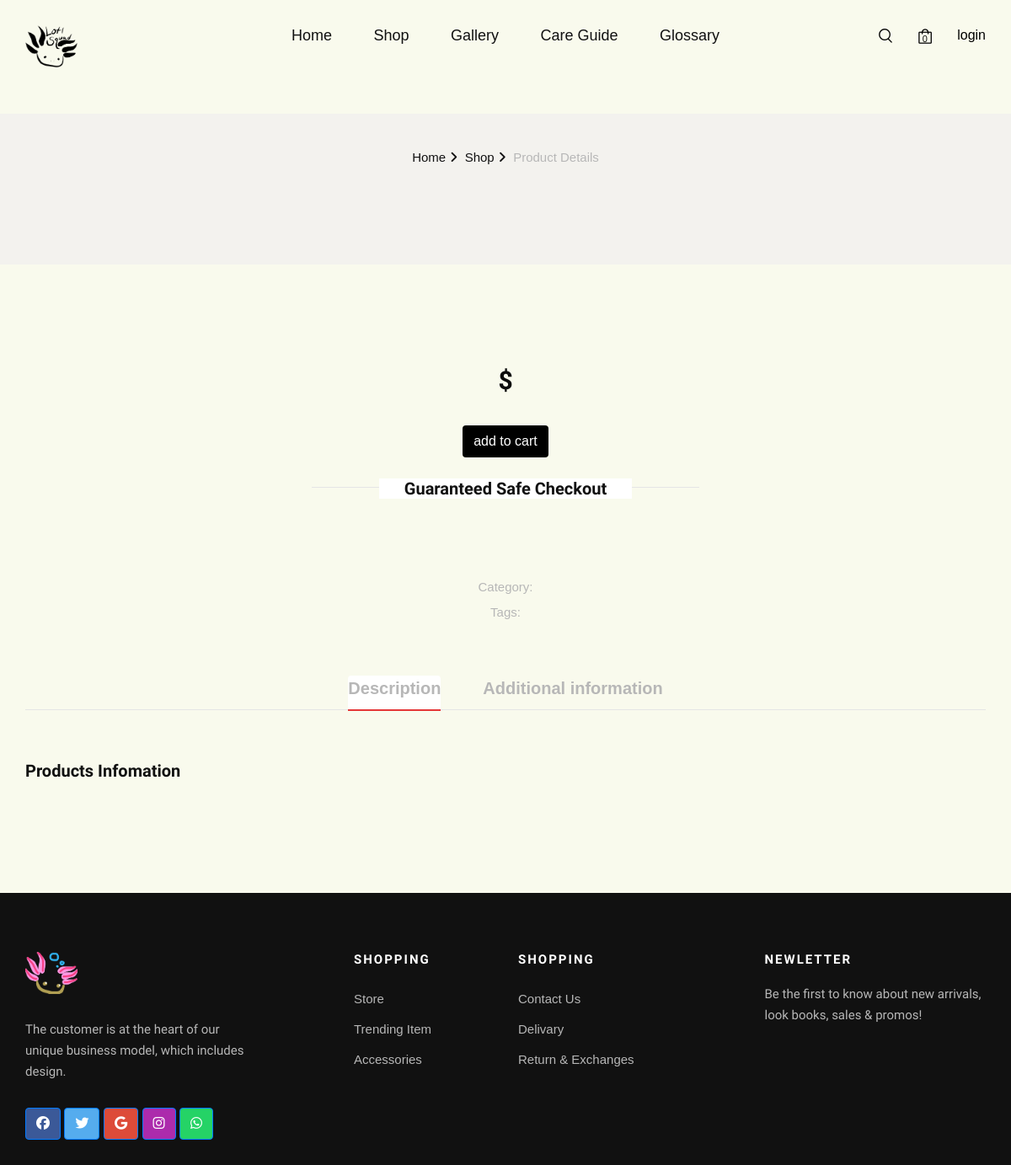
Before: /details/23 with the older database file.
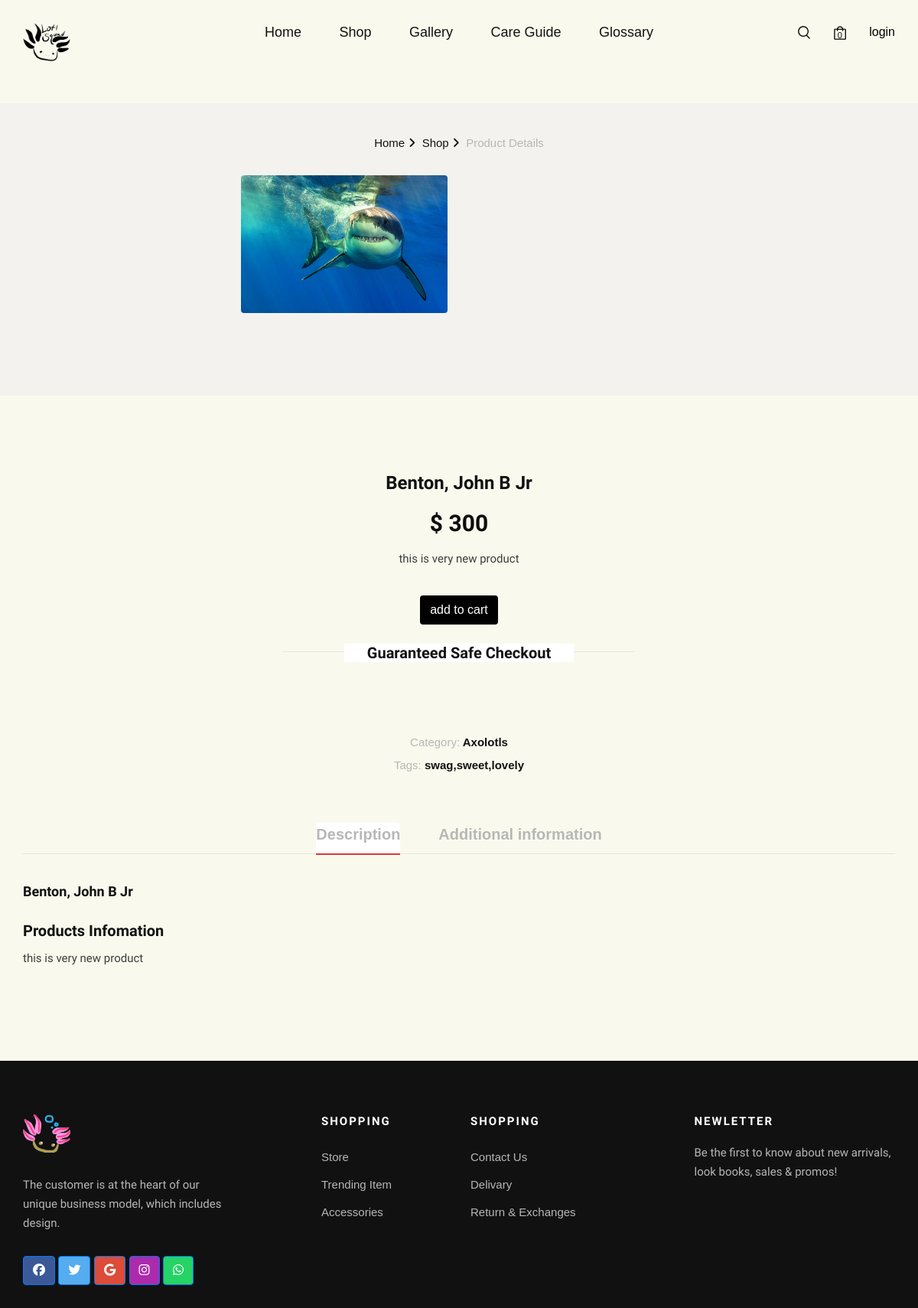
After: the same page with the newer database file.
### main.py (models this page shows)
class Products(db.Model):
    id = db.Column(db.Integer, primary_key=True)
    name = db.Column(db.String(255), nullable=False)
    description = db.Column(db.String(255), nullable=False)
    additional_description = db.Column(db.String(1000))
    category = db.Column(db.String(255), nullable=False)
    sub_category = db.Column(db.String(255))
    sub_cat_size = db.Column(db.String(255), default="")
    sub_cat_gender = db.Column(db.String(255), default="")
    flour = db.Column(db.String(255), default="")
    homo = db.Column(db.String(255), default="")
    hetero = db.Column(db.String(255), default="")
    stock = db.Column(db.Integer, nullable=False)
    unit_price = db.Column(db.Integer, nullable=False)
    visibility = db.Column(db.Boolean(), default=1)
    image = db.Column(db.String(255))
    image2= db.Column(db.String(255))
    image3 = db.Column(db.String(255))
    created = db.Column(db.TIMESTAMP(), server_default=func.now())
    modified = db.Column(
        db.TIMESTAMP(), server_default=func.now(), onupdate=func.current_timestamp()
    )
    owner_id = db.Column(
        db.Integer, db.ForeignKey("user.id", ondelete="CASCADE"), nullable=False
    )
    orderitems = db.relationship("OrderItems", backref="products", lazy=True)
    tags = db.Column(db.String(255))

### main.py (the view)
@app.route("/details/<id>")
def product_details(id):
    product = Products.query.filter_by(id=id).first()
    return render_template("shop-details.html", product=product)

### templates/shop-details.html (shortened to what this page needs)
{%extends 'base.html'%}
{%block content%}
    <section class="shop-details">
        <div class="product__details__pic">
            <div class="container" style="width:50%;">
                <div class="row">
                    <div class="col-lg-12">
                        <div class="product__details__breadcrumb">
                            <a href={{url_for('Home')}}>Home</a>
                            <a href="">Shop</a>
                            <span>Product Details</span>
                        </div>
                    </div>
                </div>
                <div class="lightbox">
  <div class="row">
    <div class="col-lg-6">
      <img
        src="{{url_for("static", filename="images/")}}{{product.image}}"
        alt=""
        class="w-100 mb-2 mb-md-4 shadow-1-strong rounded"
      />
    </div>
    <div class="col-lg-6">
    </div>
  </div>
</div>
            </div>
        </div>
        <div class="product__details__content">
            <div class="container">
                <div class="row d-flex justify-content-center">
                    <div class="col-lg-8">
                        <div class="product__details__text">
                            <h4>{{product.name}}</h4>
                            <h3>$ {{product.unit_price}}</h3>
                            <p>{{product.description}}</p>
                            <div class="product__details__cart__option">
                               <a class="option1" id="add_cart">
                              <form id="cart_form">
                           <button type="submit" class="btn " style="color:white; background-color:black">add to cart</button>
                           </form>
                           </a>
                            </div>
                            <div class="product__details__last__option">
                                <h5><span>Guaranteed Safe Checkout</span></h5>
                                <ul>
                                    <li><span>Category:</span> {{product.category}}</li>
                                    <li><span>Tags:</span> {{product.tags}}</li>
                                </ul>
                            </div>
                        </div>
                    </div>
                </div>
                <div class="row">
                    <div class="col-lg-12">
                        <div class="product__details__tab">
                            <ul class="nav nav-tabs" role="tablist">
                                <li class="nav-item">
                                    <a class="nav-link active" data-toggle="tab" href="#tabs-5"
                                    role="tab">Description</a>
                                </li>
                                <li class="nav-item">
                                    <a class="nav-link" data-toggle="tab" href="#tabs-7" role="tab">Additional
                                    information</a>
                                </li>
                            </ul>
                            <div class="tab-content">
                                <div class="tab-pane active" id="tabs-5" role="tabpanel">
                                    <div class="product__details__tab__content">
                                        <p class="note">{{product.name}}</p>
                                        <div class="product__details__tab__content__item">
                                            <h5>Products Infomation</h5>
                                            <p>{{product.description}}</p>
                                        </div>
                                    </div>
                                </div>
                            </div>
                        </div>
                    </div>
                </div>
            </div>
        </div>
    </section>
<br><br><br><br>
  {%endblock%}

### templates/base.html (shortened to what this page needs)
<!DOCTYPE html>
<html lang="zxx">
<head>
    <link href="https://cdn.jsdelivr.net/npm/bootstrap@5.0.2/dist/css/bootstrap.min.css" rel="stylesheet">
    <link rel="stylesheet" href={{url_for("static", filename="css/bootstrap.min.css")}} type="text/css">
    <link rel="stylesheet" href={{url_for("static", filename="css/font-awesome.min.css")}} type="text/css">
    <link rel="stylesheet" href={{url_for("static", filename="css/elegant-icons.css")}} type="text/css">
    <link rel="stylesheet" href={{url_for("static", filename="css/magnific-popup.css")}} type="text/css">
    <link rel="stylesheet" href={{url_for("static", filename="css/nice-select.css")}} type="text/css">
    <link rel="stylesheet" href={{url_for("static", filename="css/owl.carousel.min.css")}} type="text/css">
    <link rel="stylesheet" href={{url_for("static", filename="css/slicknav.min.css")}} type="text/css">
    <link rel="stylesheet" href={{url_for("static", filename="css/style.css")}} type="text/css">
    <link rel="stylesheet" href={{url_for("static", filename="css/cardss.css")}} type="text/css">
    <link rel="stylesheet" href={{url_for("static", filename="css/new_section/style.css")}} type="text/css">
</head>
<body style="background-color:#f9faed;">
    <header class="header" style="background-color:#f9faed;">
        <div class="container">
            <div class="row">
                <div class="col-lg-3 col-md-3">
                    <div class="header__logo">
                        <a href="{{url_for("Home")}}"><img src={{url_for("static", filename="img/images/lotl_squad_black_on_clear.png")}} alt="" height="50px"></a>
                    </div>
                </div>
                <div class="col-lg-6 col-md-6">
                    <nav class="header__menu mobile-menu">
                        <ul >
                            {%if category == "home" %}
                            <li class="active"><a href="{{url_for('Home')}}">Home</a></li>
                            {%else%}
                            <li ><a href="{{url_for('Home')}}">Home</a></li>
                            {%endif%}
                            {%if category == "shop"%}
                            <li class="active"><a href="{{url_for('shop')}}">Shop</a></li>
                            {%else%}
                            <li><a href="{{url_for('shop')}}">Shop</a></li>
                            {%endif%}
                            {%if category == "gallery"%}
                            <li class="active"><a href="{{url_for('gallery')}}">Gallery</a></li>
                            {%else%}
                            <li><a href="{{url_for('gallery')}}">Gallery</a></li>
                            {%endif%}
                            {%if category == "guide"%}
                            <li class="active"><a href="{{url_for('Care_guide')}}">Care Guide</a></li>
                            {%else%}
                            <li><a href="{{url_for('Care_guide')}}">Care Guide</a></li>
                            {%endif%}
                            {%if category == "glossary"%}
                            <li class="active"><a href="{{url_for('Glossary')}}">Glossary</a></li>
                            {%else%}
                            <li><a href="{{url_for('Glossary')}}">Glossary</a></li>
                            {%endif%}
                        </ul>
                    </nav>
                </div>
                <div class="col-lg-3 col-md-3">
                    <div class="header__nav__option">
                        <a href="#" class="search-switch"><img src={{url_for("static", filename="img/icon/search.png")}} alt=""></a>
                        <a href="{{url_for('show_cart')}}"><img src={{url_for("static", filename="img/icon/cart.png")}} alt=""> <span id='lblCartCount'>{{cart_data|length}}</span></a>
                        {%if current_user.is_authenticated%}
                        {% if current_user.name =='Admin' and current_user.email == "admin@gmail.com" %}
                        <a href="/logout" style="color:black; hover:black;">logout</a>
                        <a href="{{url_for('admin_dashboard')}}" style="color:black; hover:black;">Dashboard</a>
                        {%else%}
                        <a href="{{url_for('order_profile')}}" style="color:black; hover:black;">Orders</a>
                        <a href="/logout" style="color:black; hover:black;">logout</a>
                        {%endif%}
                        {%else%}
                         <a href="{{url_for('login')}}" style="color:black; hover:black;">login</a>
                        {%endif%}
                    </div>
                </div>
            </div>
        </div>
    </header>
    {%block content%}
    {%endblock%}
     <footer class="footer">
        <div class="container">
            <div class="row">
                <div class="col-lg-3 col-md-6 col-sm-6">
                    <div class="footer__about">
                        <div class="footer__logo">
                            <a href="#"><img src={{url_for("static", filename="img/images/lotl_squad_mini_logo.png")}} alt="" height="50px"></a>
                        </div>
                        <p>The customer is at the heart of our unique business model, which includes design.</p>
<a class="btn btn-primary" style="background-color: #3b5998;" href="#!" role="button"
  ><i class="fa fa-facebook-official"></i
></a>
<a class="btn btn-primary" style="background-color: #55acee;" href="#!" role="button"
  ><i class="fa fa-twitter"></i
></a>
<a class="btn btn-primary" style="background-color: #dd4b39;" href="#!" role="button"
  ><i class="fa fa-google"></i
></a>
<a class="btn btn-primary" style="background-color: #ac2bac;" href="#!" role="button"
  ><i class="fa fa-instagram"></i
></a>
<a class="btn btn-primary" style="background-color: #25d366;" href="#!" role="button"
  ><i class="fa fa-whatsapp"></i
></a>
                    </div>
                </div>
                <div class="col-lg-2 offset-lg-1 col-md-3 col-sm-6">
                    <div class="footer__widget">
                        <h6>Shopping</h6>
                        <ul>
                            <li><a href="{{url_for('shop')}}">Store</a></li>
                            <li><a href="{{url_for('shop')}}">Trending Item</a></li>
                            <li><a href="{{url_for('shop')}}">Accessories</a></li>
                        </ul>
                    </div>
                </div>
                <div class="col-lg-2 col-md-3 col-sm-6">
                    <div class="footer__widget">
                        <h6>Shopping</h6>
                        <ul>
                            <li><a href="{{url_for('contact')}}">Contact Us</a></li>
                            <li><a href="#">Delivary</a></li>
                            <li><a href="#">Return & Exchanges</a></li>
                        </ul>
                    </div>
                </div>
                <div class="col-lg-3 offset-lg-1 col-md-6 col-sm-6">
                    <div class="footer__widget">
                        <h6>NewLetter</h6>
                        <div class="footer__newslatter">
                            <p>Be the first to know about new arrivals, look books, sales & promos!</p>
                        </div>
                    </div>
                </div>
            </div>
        </div>
    </footer>
</body>
</html>

### static/css/cardss.css (style rules this page uses)
body { font-family: "Poppins", sans-serif; color: #444444; }
a, a:hover { text-decoration: none; color: inherit; }

### static/css/new_section/style.css (style rules this page uses)
body { font-family: 'Source Sans Pro', sans-serif; }
section { margin: 25px 0; }

Changed rows visible on the page:
added Products: image (picture), name "Benton, John B Jr", unit_price "300", description "this is very new product", category "Axolotls", tags "swag,sweet,lovely"
